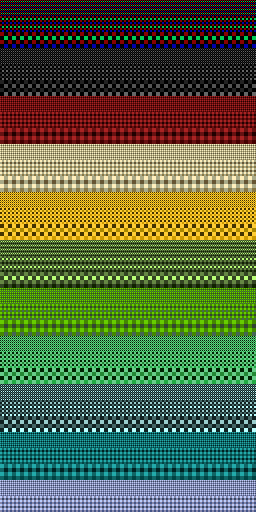

This game map was drawn from its Tiled (.tmx) file and the tilesets committed beside it. A one-line description and the full map source follow:
An orthogonal 32x32 tile map with 8x16 px tiles, 1 tile layer (l0), 16 tilesets.

<map version="1.8" tiledversion="1.8.2" orientation="orthogonal" renderorder="right-down" width="32" height="32" tilewidth="8" tileheight="16" infinite="0" nextlayerid="2" nextobjectid="1">
 <tileset firstgid="1" source="8X164BPPT.BIN.0.tsx" />
 <tileset firstgid="5" source="8X164BPPT.BIN.1.tsx" />
 <tileset firstgid="9" source="8X164BPPT.BIN.2.tsx" />
 <tileset firstgid="13" source="8X164BPPT.BIN.3.tsx" />
 <tileset firstgid="17" source="8X164BPPT.BIN.4.tsx" />
 <tileset firstgid="21" source="8X164BPPT.BIN.5.tsx" />
 <tileset firstgid="25" source="8X164BPPT.BIN.6.tsx" />
 <tileset firstgid="29" source="8X164BPPT.BIN.7.tsx" />
 <tileset firstgid="33" source="8X164BPPT.BIN.8.tsx" />
 <tileset firstgid="37" source="8X164BPPT.BIN.9.tsx" />
 <tileset firstgid="41" source="8X164BPPT.BIN.10.tsx" />
 <tileset firstgid="45" source="8X164BPPT.BIN.11.tsx" />
 <tileset firstgid="49" source="8X164BPPT.BIN.12.tsx" />
 <tileset firstgid="53" source="8X164BPPT.BIN.13.tsx" />
 <tileset firstgid="57" source="8X164BPPT.BIN.14.tsx" />
 <tileset firstgid="61" source="8X164BPPT.BIN.15.tsx" />
 <layer id="1" name="l0" width="32" height="32">
  <data encoding="csv">
2,2,2,2,2,2,2,2,2,2,2,2,2,2,2,2,2,2,2,2,2,2,2,2,2,2,2,2,2,2,2,2,
3,3,3,3,3,3,3,3,3,3,3,3,3,3,3,3,3,3,3,3,3,3,3,3,3,3,3,3,3,3,3,3,
4,4,4,4,4,4,4,4,4,4,4,4,4,4,4,4,4,4,4,4,4,4,4,4,4,4,4,4,4,4,4,4,
6,6,6,6,6,6,6,6,6,6,6,6,6,6,6,6,6,6,6,6,6,6,6,6,6,6,6,6,6,6,6,6,
7,7,7,7,7,7,7,7,7,7,7,7,7,7,7,7,7,7,7,7,7,7,7,7,7,7,7,7,7,7,7,7,
8,8,8,8,8,8,8,8,8,8,8,8,8,8,8,8,8,8,8,8,8,8,8,8,8,8,8,8,8,8,8,8,
14,14,14,14,14,14,14,14,14,14,14,14,14,14,14,14,14,14,14,14,14,14,14,14,14,14,14,14,14,14,14,14,
15,15,15,15,15,15,15,15,15,15,15,15,15,15,15,15,15,15,15,15,15,15,15,15,15,15,15,15,15,15,15,15,
16,16,16,16,16,16,16,16,16,16,16,16,16,16,16,16,16,16,16,16,16,16,16,16,16,16,16,16,16,16,16,16,
18,18,18,18,18,18,18,18,18,18,18,18,18,18,18,18,18,18,18,18,18,18,18,18,18,18,18,18,18,18,18,18,
19,19,19,19,19,19,19,19,19,19,19,19,19,19,19,19,19,19,19,19,19,19,19,19,19,19,19,19,19,19,19,19,
20,20,20,20,20,20,20,20,20,20,20,20,20,20,20,20,20,20,20,20,20,20,20,20,20,20,20,20,20,20,20,20,
22,22,22,22,22,22,22,22,22,22,22,22,22,22,22,22,22,22,22,22,22,22,22,22,22,22,22,22,22,22,22,22,
23,23,23,23,23,23,23,23,23,23,23,23,23,23,23,23,23,23,23,23,23,23,23,23,23,23,23,23,23,23,23,23,
24,24,24,24,24,24,24,24,24,24,24,24,24,24,24,24,24,24,24,24,24,24,24,24,24,24,24,24,24,24,24,24,
26,26,26,26,26,26,26,26,26,26,26,26,26,26,26,26,26,26,26,26,26,26,26,26,26,26,26,26,26,26,26,26,
27,27,27,27,27,27,27,27,27,27,27,27,27,27,27,27,27,27,27,27,27,27,27,27,27,27,27,27,27,27,27,27,
28,28,28,28,28,28,28,28,28,28,28,28,28,28,28,28,28,28,28,28,28,28,28,28,28,28,28,28,28,28,28,28,
30,30,30,30,30,30,30,30,30,30,30,30,30,30,30,30,30,30,30,30,30,30,30,30,30,30,30,30,30,30,30,30,
31,31,31,31,31,31,31,31,31,31,31,31,31,31,31,31,31,31,31,31,31,31,31,31,31,31,31,31,31,31,31,31,
32,32,32,32,32,32,32,32,32,32,32,32,32,32,32,32,32,32,32,32,32,32,32,32,32,32,32,32,32,32,32,32,
34,34,34,34,34,34,34,34,34,34,34,34,34,34,34,34,34,34,34,34,34,34,34,34,34,34,34,34,34,34,34,34,
35,35,35,35,35,35,35,35,35,35,35,35,35,35,35,35,35,35,35,35,35,35,35,35,35,35,35,35,35,35,35,35,
36,36,36,36,36,36,36,36,36,36,36,36,36,36,36,36,36,36,36,36,36,36,36,36,36,36,36,36,36,36,36,36,
38,38,38,38,38,38,38,38,38,38,38,38,38,38,38,38,38,38,38,38,38,38,38,38,38,38,38,38,38,38,38,38,
39,39,39,39,39,39,39,39,39,39,39,39,39,39,39,39,39,39,39,39,39,39,39,39,39,39,39,39,39,39,39,39,
40,40,40,40,40,40,40,40,40,40,40,40,40,40,40,40,40,40,40,40,40,40,40,40,40,40,40,40,40,40,40,40,
42,42,42,42,42,42,42,42,42,42,42,42,42,42,42,42,42,42,42,42,42,42,42,42,42,42,42,42,42,42,42,42,
43,43,43,43,43,43,43,43,43,43,43,43,43,43,43,43,43,43,43,43,43,43,43,43,43,43,43,43,43,43,43,43,
44,44,44,44,44,44,44,44,44,44,44,44,44,44,44,44,44,44,44,44,44,44,44,44,44,44,44,44,44,44,44,44,
46,46,46,46,46,46,46,46,46,46,46,46,46,46,46,46,46,46,46,46,46,46,46,46,46,46,46,46,46,46,46,46,
47,47,47,47,47,47,47,47,47,47,47,47,47,47,47,47,47,47,47,47,47,47,47,47,47,47,47,47,47,47,47,47
</data>
 </layer>
</map>
